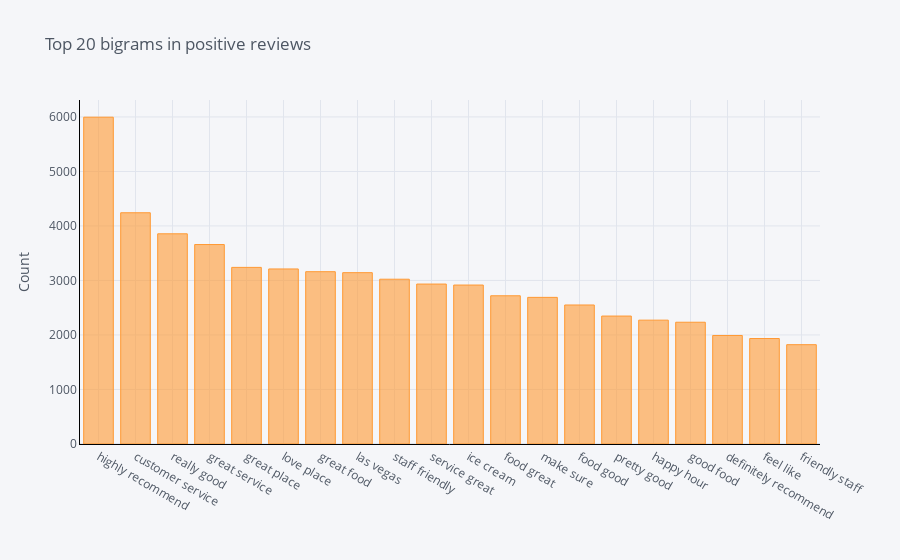

Notebook code for this chart:
### Code cell
configure_plotly_browser_state() #need to call to see the output plot in Colab Notebook
df4.groupby('ReviewText').sum()['count'].sort_values(ascending=False).iplot(
    kind='bar', yTitle='Count', linecolor='black', title='Top 20 bigrams in positive reviews')

### Figure 1 — Plotly figure (JSON) as saved in the notebook; plotly's stock layout.template omitted (floating-point values rounded to 4 significant figures)
{"data": [{"name": "count", "text": "", "y": [5995, 4242, 3856, 3659, 3240, 3211, 3161, 3143, 3023, 2934, 2916, 2719, 2690, 2550, 2347, 2272, 2234, 1991, 1935, 1822], "marker": {"color": "rgba(255, 153, 51, 0.6)", "line": {"color": "rgba(255, 153, 51, 1.0)", "width": 1}}, "x": ["highly recommend", "customer service", "really good", "great service", "great place", "love place", "great food", "las vegas", "staff friendly", "service great", "ice cream", "food great", "make sure", "food good", "pretty good", "happy hour", "good food", "definitely recommend", "feel like", "friendly staff"], "type": "bar", "orientation": "v"}], "layout": {"title": {"text": "Top 20 bigrams in positive reviews", "font": {"color": "#4D5663"}}, "paper_bgcolor": "#F5F6F9", "plot_bgcolor": "#F5F6F9", "yaxis": {"tickfont": {"color": "#4D5663"}, "title": {"text": "Count", "font": {"color": "#4D5663"}}, "showgrid": true, "zerolinecolor": "#E1E5ED", "gridcolor": "#E1E5ED", "linecolor": "black"}, "xaxis": {"tickfont": {"color": "#4D5663"}, "title": {"text": "", "font": {"color": "#4D5663"}}, "showgrid": true, "zerolinecolor": "#E1E5ED", "gridcolor": "#E1E5ED", "linecolor": "black"}, "legend": {"bgcolor": "#F5F6F9", "font": {"color": "#4D5663"}}}}
